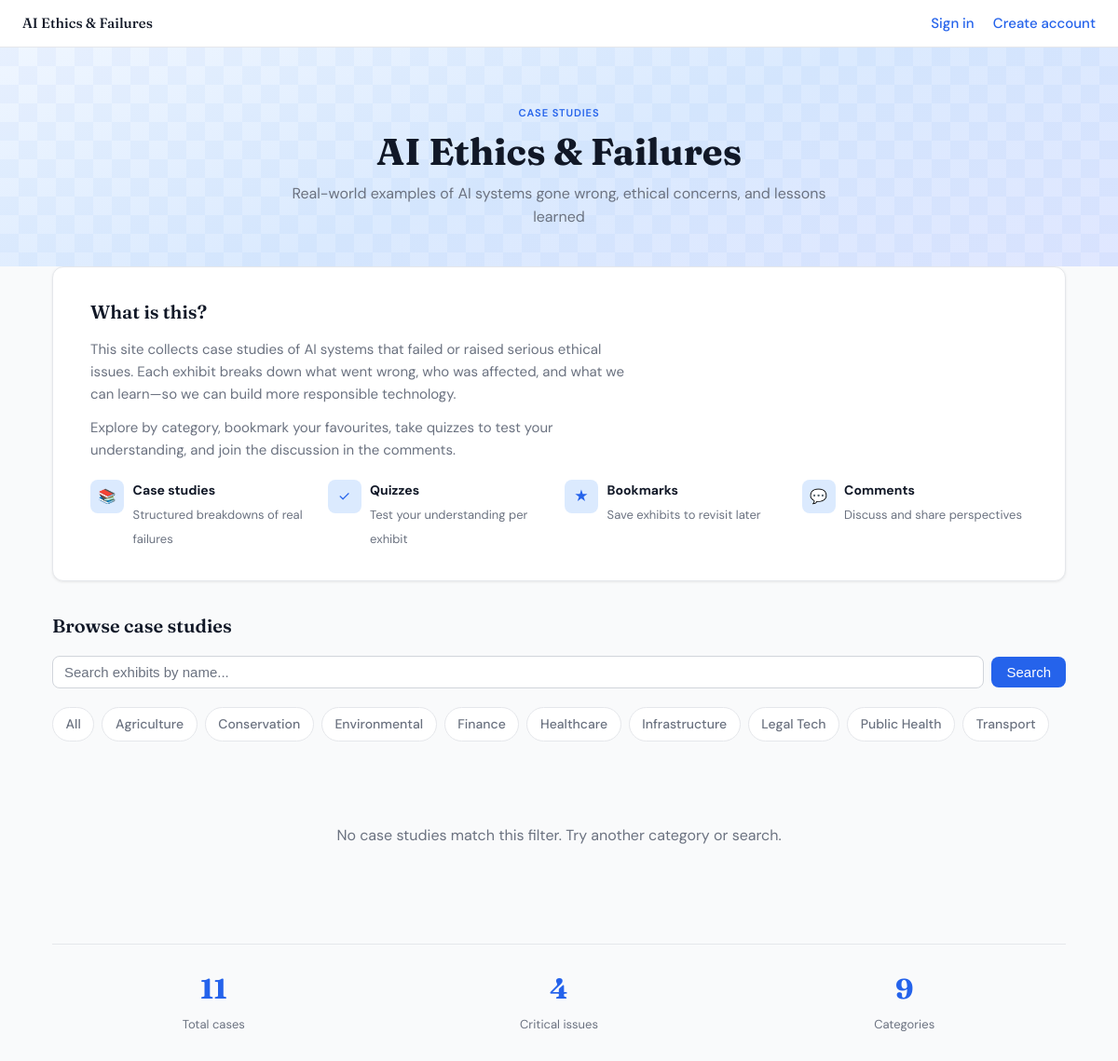
Page /?category=AI-Designed Synthetic Biology on the earlier database version.
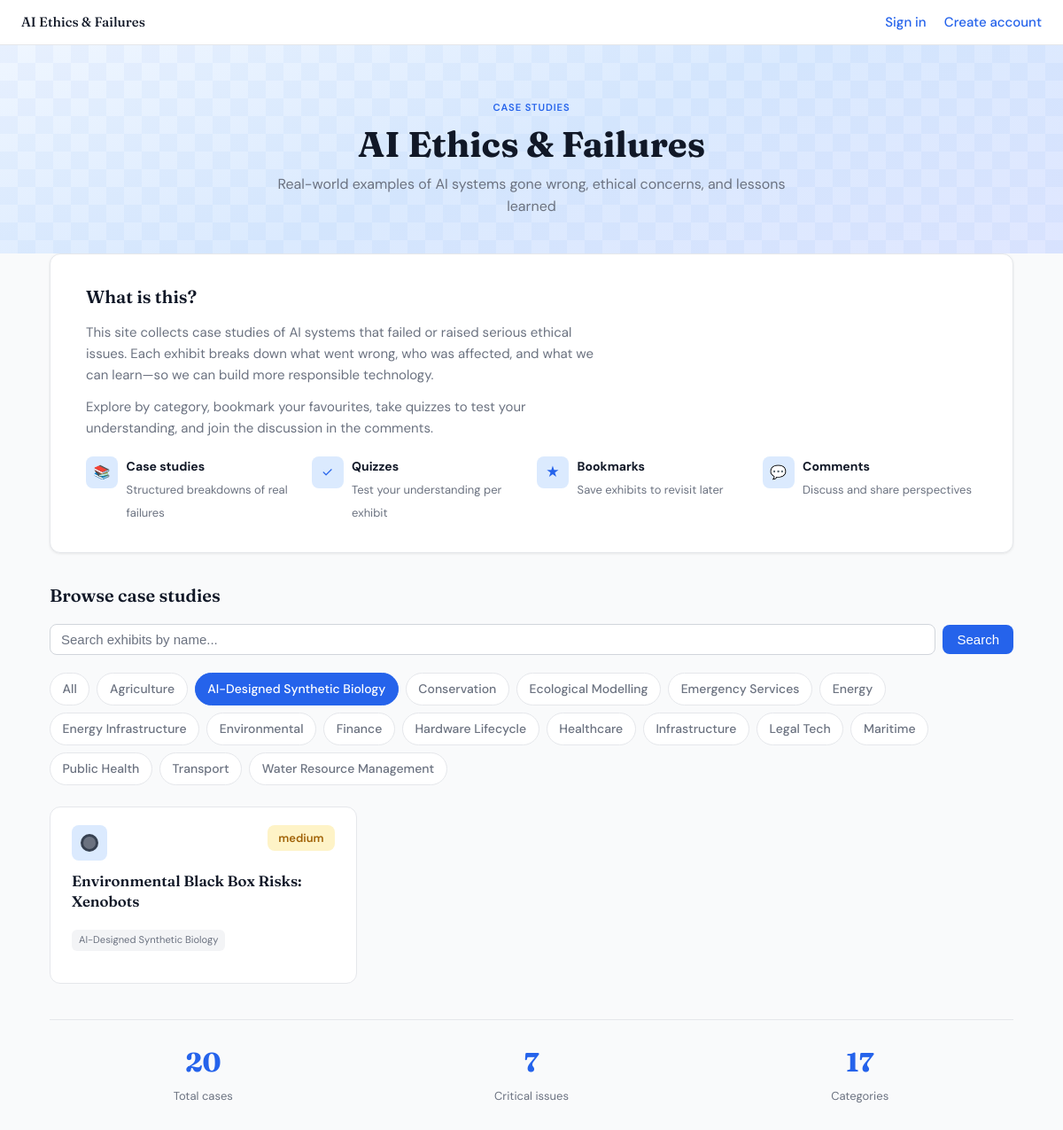
Same page on the later database version.
### exhibits/models.py (models this page shows, shortened)
class Exhibit(models.Model):
    title = models.CharField(max_length=200)
    domain = models.CharField(max_length=100)
    deployment_context = models.TextField()
    intended_use = models.TextField()
    system_type = models.CharField(max_length=100)
    inputs_and_assumptions = models.TextField()
    outputs_presented = models.TextField()
    failure_description = models.TextField()
    detection_method = models.TextField()
    affected_parties = models.TextField()
    contributing_factors = models.TextField()
    lessons_learned = models.TextField()
    image = models.ImageField(upload_to='exhibits/images/', blank=True, null=True, help_text="Image representing this exhibit")
    image_reference = models.CharField(max_length=200, blank=True, null=True, help_text="Reference/attribution for the image")
    supporting_artefacts = models.JSONField(default=list, blank=True, help_text="List of supporting artefact links")
    data_issues = models.TextField(blank=True, help_text="Data-related issues that contributed to the failure")
    technical_choices = models.TextField(blank=True, help_text="Technical choices that contributed to the failure")
    organizational_factors = models.TextField(blank=True, help_text="Organizational and governance factors")
    timeline = models.TextField(blank=True, help_text="Timeline of failure and aftermath")
    created_at = models.DateTimeField(auto_now_add=True)

### exhibits/views.py (the view, shortened to what this page needs)
# urls.py: 2. Add a URL to urlpatterns:  path('', views.home, name='home')
def home(request):
    exhibits = list(Exhibit.objects.all().order_by("title"))
    selected_category = (request.GET.get("category") or "all").strip()
    search_query = (request.GET.get("q") or "").strip()
    user_scores_by_exhibit_id = {}
    bookmarked_exhibit_ids = set()
    if request.user.is_authenticated:
        user_scores = QuizScore.objects.filter(user=request.user)
        user_scores_by_exhibit_id = {qs.exhibit_id: qs for qs in user_scores}
        bookmarked_exhibit_ids = set(
            Bookmark.objects.filter(user=request.user).values_list("exhibit_id", flat=True)
        )
    for ex in exhibits:
        meta = EXHIBIT_MENU_META.get(ex.title)
        if meta:
            ex.menu_category = meta["category"]
            ex.menu_severity = meta["severity"]
            ex.menu_categories = meta["categories"]
        else:
            ex.menu_category = ex.domain or "Other"
            ex.menu_severity = "medium"
            ex.menu_categories = [ex.domain] if ex.domain else []
        quiz_score = user_scores_by_exhibit_id.get(ex.id)
        ex.user_quiz_score = None
        ex.user_quiz_badge = None
        ex.user_quiz_badge_level = None
        ex.user_quiz_dot_level = "none"  # for score dot: none | bronze | silver | gold
        ex.is_bookmarked = ex.id in bookmarked_exhibit_ids
    base_categories = sorted({ex.menu_category for ex in exhibits if ex.menu_category}, key=str.lower)
    categories = ["all"]
    if request.user.is_authenticated and bookmarked_exhibit_ids:
        categories.append("bookmarks")
    categories.extend(base_categories)
    total_count = len(exhibits)
    critical_count = sum(1 for ex in exhibits if ex.menu_severity == "critical")
    category_count = len(categories) - 1  # exclude 'all'
    if selected_category == "bookmarks" and request.user.is_authenticated:
        exhibits = [ex for ex in exhibits if ex.id in bookmarked_exhibit_ids]
    elif selected_category != "all":
        exhibits = [ex for ex in exhibits if ex.menu_category == selected_category]
    if search_query:
        q_lower = search_query.lower()
        exhibits = [ex for ex in exhibits if q_lower in (ex.title or "").lower()]
    return render(request, "exhibits/home.html", {
        "exhibits": exhibits,
        "categories": categories,
        "selected_category": selected_category,
        "total_count": total_count,
        "critical_count": critical_count,
        "category_count": category_count,
        "search_query": search_query,
    })

### exhibits/context_processors.py (called while the page is built)
def user_profile(request):
    if request.user.is_authenticated:
        from .models import UserProfile
        profile, _ = UserProfile.objects.get_or_create(user=request.user, defaults={"access_level": "user"})
        return {"user_profile": profile}
    return {"user_profile": None}

### exhibits/templates/exhibits/home.html (shortened to what the changed rows need)
{% extends "exhibits/base.html" %}
{% block content %}
    <header class="hero">
        <div class="hero-content">
            <h1>AI Ethics &amp; Failures</h1>
        </div>
    </header>
    <div class="wrap">
        <section class="about-section" aria-labelledby="about-heading">
            <div class="about-card">
                <h2 id="about-heading">What is this?</h2>
            </div>
        </section>
        <section aria-labelledby="browse-heading">
            <h2 id="browse-heading" class="section-title">Browse case studies</h2>
            <nav class="tabs" role="tablist" aria-label="Filter by category">
                {% for cat in categories %}
                    <a href="?category={{ cat|urlencode }}{% if search_query %}&amp;q={{ search_query|urlencode }}{% endif %}"
                       class="{% if selected_category == cat %}active{% endif %}"
                       role="tab">
                        {% if cat == "all" %}All
                        {% elif cat == "bookmarks" %}★ Bookmarks
                        {% else %}{{ cat }}{% endif %}
                    </a>
                {% endfor %}
            </nav>
            <div class="grid">
                {% for exhibit in exhibits %}
                    <a href="{% url 'exhibits:detail' exhibit.id %}" class="card">
                        <div class="card-header">
                            <div class="card-top">
                                <div class="card-top-left">
                                    <div class="card-icon" aria-hidden="true">
                                        <span class="exhibit-dot exhibit-dot-{{ exhibit.user_quiz_dot_level }}" aria-hidden="true"></span>
                                    </div>
                                </div>
                                <div class="card-top-right">
                                    <span class="badge badge-{{ exhibit.menu_severity }}">{{ exhibit.menu_severity }}</span>
                                </div>
                            </div>
                            <h3 class="card-title">{{ exhibit.title }}</h3>
                            <div class="card-tags">
                                {% for tag in exhibit.menu_categories %}
                                    <span class="tag">{{ tag }}</span>
                                {% endfor %}
                            </div>
                        </div>
                    </a>
                {% empty %}
                    <div class="empty">
                        <p>No case studies match this filter. Try another category or search.</p>
                    </div>
                {% endfor %}
            </div>
        </section>
        <div class="footer-stats">
            <div class="footer-grid">
                <div class="footer-stat">
                    <div class="num">{{ total_count }}</div>
                    <div class="label">Total cases</div>
                </div>
                <div class="footer-stat">
                    <div class="num">{{ critical_count }}</div>
                    <div class="label">Critical issues</div>
                </div>
                <div class="footer-stat">
                    <div class="num">{{ category_count }}</div>
                    <div class="label">Categories</div>
                </div>
            </div>
        </div>
    </div>
{% endblock %}

Differences in the rows shown:
added Exhibit: categories "AI-Designed Synthetic Biology", menu_severity "medium", title "Environmental Black Box Risks: Xenobots", menu_categories "AI-Designed Synthetic Biology"
added Exhibit: categories "Ecological Modelling"
added Exhibit: categories "Energy Infrastructure"
added Exhibit: categories "Hardware Lifecycle"
added Exhibit: categories "Water Resource Management"
Other differences:
{{ total_count }}: "11" → "20"
{{ critical_count }}: "4" → "7"
{{ category_count }}: "9" → "17"
new list line: "Emergency Services"
new list line: "Energy"
new list line: "Maritime"
text no longer shown: "No case studies match this filter. Try another category or search."
